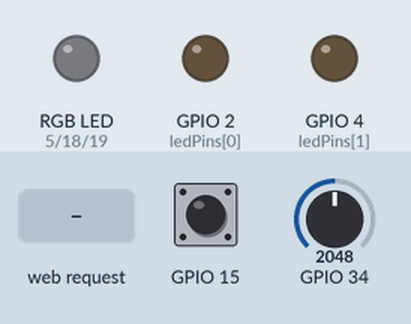
Recording of a sketch running on a simulated ESP32. Parts: an RGB LED mixed from three pins (HIGH = lit), output pins drawn as LEDs (lit = HIGH). The inputs (shaded band) are chosen by the test bench; at power-on: GPIO 15 HIGH, GPIO 34 = 2048. Dim RGB values are drawn brighter than linear; WiFi joins after 1.5 s; servers stay silent unless stated; what the sketch prints to the serial monitor is not drawn.

Above: at 2.7 s.
2.8 s: HTTP request GET /setLED?LEDstate=1 received
At 3.2 s:
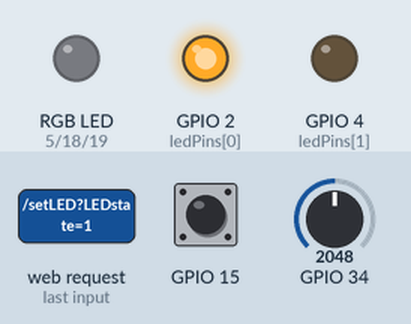
4.3 s: HTTP request GET /setRGB?LEDstate=1&ledNum=1&r=1 received
At 4.6 s:
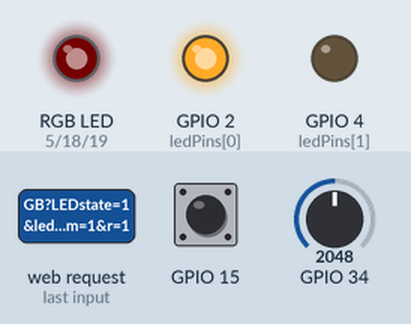
5.8 s: HTTP request GET /setLED received
At 6.1 s:
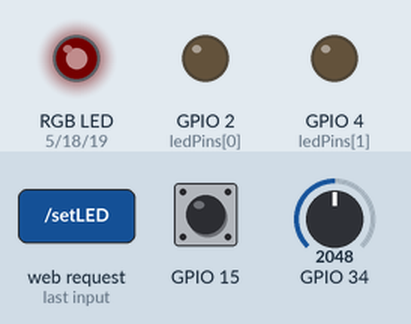
7.3 s: HTTP request GET /setLED?LEDstate=1&ledNum=1&r=1 received
At 7.8 s:
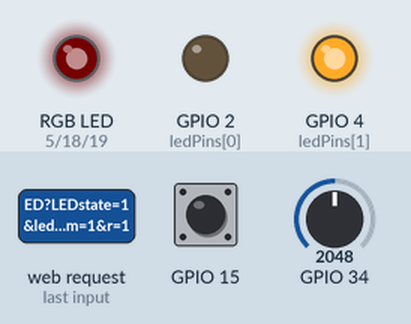
8.8 s: HTTP request GET /setRGB received
At 9.3 s:
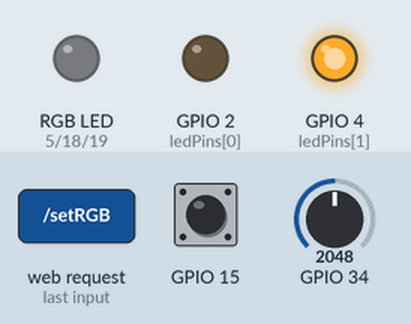
10.3 s: HTTP request GET /setLED?LEDstate=120 received
At 10.7 s:
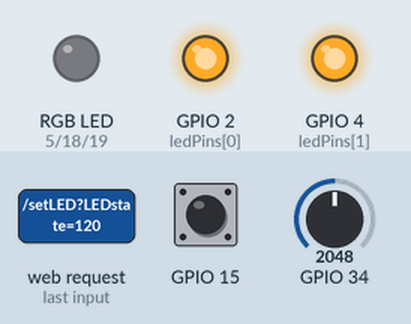
Timing chart, 0 to 12.8 s (numbered marks = the images above; inputs shaded):
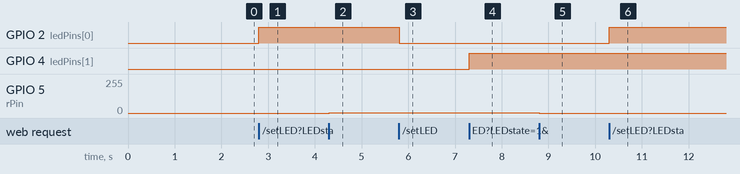

Measured:
- after the input at 2.8 s, GPIO 2 (ledPins[0]): LOW → HIGH at once
- after the input at 4.3 s, GPIO 5 (rPin): 0/255 → 1/255 at once
- after the input at 5.8 s, GPIO 2 (ledPins[0]): HIGH → LOW at once
- after the input at 7.3 s, GPIO 4 (ledPins[1]): LOW → HIGH at once
- after the input at 8.8 s, GPIO 5 (rPin): 1/255 → 0/255 at once
- after the input at 10.3 s, GPIO 2 (ledPins[0]): LOW → HIGH at once

The sketch:

esp32-webserver.ino
```cpp
#include <WiFi.h>
#include <AsyncTCP.h>
#include <ESPAsyncWebServer.h>

#include "pages.h"

const char *ssid = "SUPERONLINE_WiFi_7938";
const char *password = "47VF4PXKJKFX";
int adcVal = 0;
int ledPins[] = {2, 4};

const int rPin = 5;
const int gPin = 18;
const int bPin = 19;

const int freq = 5000;
const int ledChannel1 = 0;
const int ledChannel2 = 1;
const int ledChannel3 = 2;
const int resolution = 8;

IPAddress myIpadress;

AsyncWebServer server(80);

// toggle LED callback
void handleLED(AsyncWebServerRequest *request)
{
    String t_state = request->arg("LEDstate"); //Refer  xhttp.open("GET", "setLED?LEDstate="+led, true);
    String t_num = request->arg("ledNum");
    Serial.print(t_state);
    Serial.print("\t");
    Serial.println(t_num);

    digitalWrite(ledPins[t_num.toInt()], t_state.toInt());

    request->send(200, "text/plane", "1"); //Send web page
}

// rgb brightness callback
void handleRGB(AsyncWebServerRequest *request)
{
    // get RGB values from parameters
    String rVal = request->arg("r");
    String gVal = request->arg("g");
    String bVal = request->arg("b");

    // show values on serial monitor
    Serial.print(rVal);
    Serial.print("\t");
    Serial.print(gVal);
    Serial.print("\t");
    Serial.println(bVal);

    // set duty cycle for RGB channels
    ledcWrite(ledChannel1, rVal.toInt());
    ledcWrite(ledChannel2, gVal.toInt());
    ledcWrite(ledChannel3, bVal.toInt());

    // send answer to client
    request->send(200, "text/plane", "1");
}

// adc request callback
void handleADC(AsyncWebServerRequest *request)
{
    String a = String(adcVal);
    request->send(200, "text/plane", String(a));
}

// home page request callback
void handleRoot(AsyncWebServerRequest *request)
{
    Serial.println("Connected");
    request->send(200, "text/html", MAIN_PAGE);
}

// requested page not found callback
void handleNotFound(AsyncWebServerRequest *request)
{
    request->send(404, "text/html", PAGE_404);
}

void setup()
{
    // led pins as a output
    pinMode(ledPins[0], OUTPUT);
    pinMode(ledPins[1], OUTPUT);
    pinMode(rPin, OUTPUT);
    pinMode(gPin, OUTPUT);
    pinMode(bPin, OUTPUT);

    // set required cycles for complete analog digital conversion
    analogSetCycles(32);

    // set pwm channeles, freqencies and pins
    ledcSetup(ledChannel1, freq, resolution);
    ledcSetup(ledChannel2, freq, resolution);
    ledcSetup(ledChannel3, freq, resolution);
    ledcAttachPin(rPin, ledChannel1);
    ledcAttachPin(gPin, ledChannel2);
    ledcAttachPin(bPin, ledChannel3);

    // start serial communicatin
    Serial.begin(115200);
    Serial.println();
    Serial.println("Configuring access point...");

    // set wifi mode, ssid and password
    WiFi.mode(WIFI_STA);
    WiFi.begin(ssid, password);

    // Wait for connection
    while (WiFi.status() != WL_CONNECTED)
    {
        delay(500);
        Serial.print(".");
    }

    // show wifi connection informaion
    Serial.print("Connected to ");
    Serial.println(ssid);
    Serial.print("IP address: ");
    myIpadress = WiFi.localIP();
    Serial.println(myIpadress);

    // set callback funcitons to answer requests
    server.on("/", HTTP_GET, handleRoot);
    server.on("/readADC", HTTP_GET, handleADC);
    server.on("/setLED", HTTP_GET, handleLED);
    server.on("/setRGB", HTTP_GET, handleRGB);
    server.onNotFound(handleNotFound);

    //start server
    server.begin();
}

void loop()
{
    // read adc value continuously
    adcVal = analogRead(34);
    digitalWrite(15, !digitalRead(15));
    delay(25);
}
```

pages.h
```cpp
const char MAIN_PAGE[] = R"=====(
<!doctype html>
<html lang="en">
<head>
    <meta charset="utf-8">
    <meta name="viewport" content="width=device-width, initial-scale=1, shrink-to-fit=no">
    <link rel="stylesheet" href="https://maxcdn.bootstrapcdn.com/bootstrap/3.3.7/css/bootstrap.min.css"
        integrity="sha384-BVYiiSIFeK1dGmJRAkycuHAHRg32OmUcww7on3RYdg4Va+PmSTsz/K68vbdEjh4u" crossorigin="anonymous">

    <style>
        .btn {
            width: 100%;
            margin: 5px;
        }

        .my-text {
            font-size: 20px;
            padding: 10px;
        }

        .my-div {
            margin-top: 15px;

        }
    </style>

    <title>ESP32 WEB SERVER</title>
</head>

<body>
    <div class="container">
        <div class="row">
            <div class="col-md-12 col-xs-12">
                <h1 class="text-center">ESP32 WEB SERVER AJAX EXAMPLE</h1>
            </div>
        </div>

        <hr>

        <div class="row">
            <div class="col-md-4 col-xs-12">
                <div class="col-md-12 col-xs-12">
                    <h2 class="text-center">LED 1 TOGGLE</h2>
                </div>
                <div class="col-md-6 col-xs-6">
                    <button onclick="sendData(0, 1)" type="button" class="btn btn-primary">ON</button>
                </div>
                <div class="col-md-6 col-xs-6">
                    <button onclick="sendData(0, 0)" type="button" class="btn btn-warning">OFF</button>
                </div>
                <div class="col-md-12 col-xs-12 text-center my-text">
                    LED Status: <span id="ledStat">OFF</span>
                </div>

                <div class="col-md-12 col-xs-12">
                    <h2 class="text-center">LED 2 TOGGLE</h2>
                </div>
                <div class="col-md-6 col-xs-6">
                    <button onclick="sendData(1, 1)" type="button" class="btn btn-primary">ON</button>
                </div>
                <div class="col-md-6 col-xs-6">
                    <button onclick="sendData(1, 0)" type="button" class="btn btn-warning">OFF</button>
                </div>
                <div class="col-md-12 col-xs-12 text-center my-text">
                    LED Status: <span id="ledStat">OFF</span>
                </div>
            </div>

            <div class="col-md-4 col-xs-12">
                <div class="col-md-12 col-xs-12">
                    <h2 class="text-center">ADC VALUE</h2>
                </div>
                <div class="col-md-12 col-sm-12 text-center my-text">
                    ADC Value: <span id="adcVal">---</span>
                </div>
            </div>

            <div class="col-md-4 col-xs-12">
                <div class="col-md-12 col-xs-12">
                    <h2 class="text-center">RGB LED</h2>
                </div>
                <div class="row">
                    <div class="col-md-8 col-xs-8 my-div">
                        <input id="r" type="range" min="0" max="100" value="0" onchange="sendRGB()">
                    </div>
                    <div class="col-md-4 col-xs-4 my-div text-center">
                        <span id="rVal">0</span>
                    </div>
                </div>
                <div class="row">
                    <div class="col-md-8 col-xs-8 my-div">
                        <input id="g" type="range" min="0" max="100" value="0" onchange="sendRGB()">
                    </div>
                    <div class="col-md-4 col-xs-4 my-div text-center">
                        <span id="gVal">0</span>
                    </div>
                </div>
                <div class="row">
                    <div class="col-md-8 col-xs-8 my-div">
                        <input id="b" type="range" min="0" max="100" value="0" onchange="sendRGB()">
                    </div>
                    <div class="col-md-4 col-xs-4 my-div text-center">
                        <span id="bVal">0</span>
                    </div>
                </div>
            </div>
        </div>
    </div>

    <footer class="container footer">
        <div class="col-md-12 text-center">
            <h2>Oğuzhan BAŞER</h2>
            <h3><a href="http://www.elektrobot.net">elektrobot.net</a></h3>
            <h3><a href="https://www.instagram.com/elektrobot.elektronik/">Instagram</a></h3>
            <br>
        </div>
    </footer>

    <script>

        function sendRGB() {
            //get rgb values from sliders
            var redVal = document.getElementById('r').value;
            var greenVal = document.getElementById('g').value;
            var blueVal = document.getElementById('b').value;

            // convert rgb values range from 0 - 100 to 0 - 255
            var r = parseInt(redVal / 100.0 * 255).toString();
            var g = parseInt(greenVal / 100.0 * 255).toString();
            var b = parseInt(blueVal / 100.0 * 255).toString();

            // show slider value in labels
            document.getElementById('rVal').innerHTML = String(redVal);
            document.getElementById('gVal').innerHTML = String(greenVal);
            document.getElementById('bVal').innerHTML = String(blueVal);

            // wait for answer callback
            var xhttp = new XMLHttpRequest();
            xhttp.onreadystatechange = function () {
                if (this.readyState == 4 && this.status == 200) {

                }
            };

            // create querrystring
            var sendStr = "setRGB?r=" + r + "&g=" + g + "&b=" + b;
            // console.log(sendStr);

            // send querrystring using xmlhttprequest
            xhttp.open("GET", sendStr, true);
            xhttp.send();
        }

        function sendData(ledNum, led) {
            var xhttp = new XMLHttpRequest();

            xhttp.onreadystatechange = function () {
                if (this.readyState == 4 && this.status == 200) {
                    document.getElementById("ledStat").innerHTML =
                        this.responseText;
                }
            };
            xhttp.open("GET", "setLED?LEDstate=" + led + "&ledNum=" + ledNum, true);
            xhttp.send();
        }

        setInterval(function () {
            // Call a function repetatively with 2 Second interval
            getData();
        }, 1000); //2000mSeconds update rate

        function getData() {

            var xhttp = new XMLHttpRequest();
            xhttp.onreadystatechange = function () {
                if (this.readyState == 4 && this.status == 200) {
                    document.getElementById("adcVal").innerHTML =
                        this.responseText;
                    console.log(this.responseText);
                }
            };
            xhttp.open("GET", "readADC", true);
            xhttp.send();
        }
    </script>

    <script src="https://code.jquery.com/jquery-3.4.1.slim.min.js"
        integrity="sha384-J6qa4849blE2+poT4WnyKhv5vZF5SrPo0iEjwBvKU7imGFAV0wwj1yYfoRSJoZ+n"
        crossorigin="anonymous"></script>
    <script src="https://maxcdn.bootstrapcdn.com/bootstrap/3.3.7/js/bootstrap.min.js"
        integrity="sha384-Tc5IQib027qvyjSMfHjOMaLkfuWVxZxUPnCJA7l2mCWNIpG9mGCD8wGNIcPD7Txa"
        crossorigin="anonymous"></script>
</body>

</html>
)=====";

const char PAGE_404[] = R"====(
<html>
    <head>
        <title>404</title>
    </head>
    <body>
        <center><h1>ERROR CODE 404</h1></center>
        <center><h1>REQUESTED PAGE NOT FOUND</h1></center>
    </body>
</html>
)====";
```
